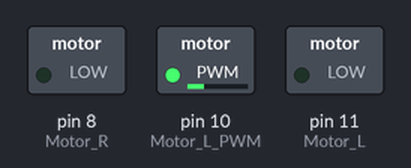
The sketch below on a simulated Arduino Uno, built with avr-gcc and run on an emulated ATmega328P. On the bench: switched loads named in the sketch (green lamp = pin HIGH).

Above: at 0.1 s.
Timing chart, 0 to 1.6 s (numbered marks = the images above):
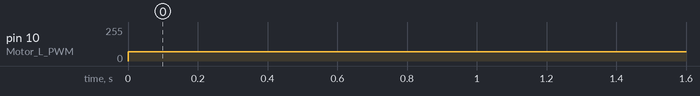

Measured:
- by itself, pin 10 (Motor_L_PWM): 0/255 → 70/255 at 0.00 s

The sketch:

motor_installation_of_multiplexer_youtube.ino
```cpp
int Motor_L = 11; //--> D11->IN4 (To adjust the direction of the left motor rotation)
int Motor_L_PWM = 10; //--> D10->IN3 (To set the left motor PWM value)
int Motor_R_PWM = 9; //--> D9->IN2 (To set the right motor PWM value)
int Motor_R = 8; //--> D8->IN1 (To adjust the direction of the right motor rotation)

byte PWM_Val; //--> Variable for the PWM value

void setup() {
  // put your setup code here, to run once:

  pinMode(Motor_L, OUTPUT);
  pinMode(Motor_R, OUTPUT);
}

void loop() {
  // put your main code here, to run repeatedly:

  //----------------------------------------Forward Motor Rotation Direction
  PWM_Val = 70;
  digitalWrite(Motor_L, LOW);
  analogWrite(Motor_L_PWM, PWM_Val);
//  digitalWrite(Motor_R, LOW);
//  analogWrite(Motor_R_PWM, PWM_Val);
  delay(2000);
  //----------------------------------------

  //----------------------------------------Backward Motor Rotation Direction
//  PWM_Val = 255-70;
//  digitalWrite(Motor_L, HIGH);
//  analogWrite(Motor_L_PWM, PWM_Val);
//  digitalWrite(Motor_R, HIGH);
//  analogWrite(Motor_R_PWM, PWM_Val);
//  delay(2000);
  //----------------------------------------
}
//<<<<<<<<<<<<<<<<<<<<<<<<<<<<<<<<<<<<<<<<<<<<<<<<<<<<<<<<<<<<<<<<<<<<<<<<<<<<<<<<<<<<<<<<<
```
